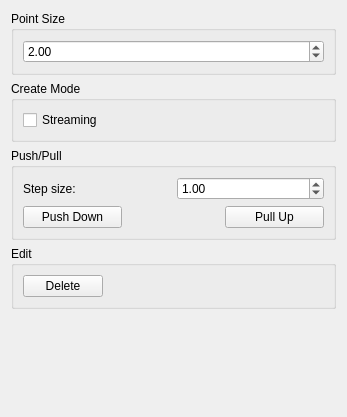
<?xml version="1.0" encoding="UTF-8"?>
<ui version="4.0">
 <class>PropertiesWidget</class>
 <widget class="QWidget" name="PropertiesWidget">
  <property name="geometry">
   <rect>
    <x>0</x>
    <y>0</y>
    <width>347</width>
    <height>417</height>
   </rect>
  </property>
  <property name="windowTitle">
   <string>Form</string>
  </property>
  <layout class="QVBoxLayout" name="verticalLayout">
   <item>
    <widget class="QGroupBox" name="groupBox">
     <property name="title">
      <string>Point Size</string>
     </property>
     <layout class="QVBoxLayout" name="verticalLayout_2">
      <item>
       <widget class="QDoubleSpinBox" name="_doubleSpinBoxPointSize">
        <property name="sizePolicy">
         <sizepolicy hsizetype="Minimum" vsizetype="Fixed">
          <horstretch>0</horstretch>
          <verstretch>0</verstretch>
         </sizepolicy>
        </property>
        <property name="minimum">
         <double>0.010000000000000</double>
        </property>
        <property name="maximum">
         <double>999999.989999999990687</double>
        </property>
        <property name="value">
         <double>2.000000000000000</double>
        </property>
       </widget>
      </item>
     </layout>
    </widget>
   </item>
   <item>
    <widget class="QGroupBox" name="groupBox_8">
     <property name="title">
      <string>Create Mode</string>
     </property>
     <layout class="QVBoxLayout" name="verticalLayout_11">
      <item>
       <widget class="QCheckBox" name="_checkBoxStreamingCreate">
        <property name="toolTip">
         <string>Add nodes in streaming mode </string>
        </property>
        <property name="text">
         <string>Streaming</string>
        </property>
       </widget>
      </item>
     </layout>
    </widget>
   </item>
   <item>
    <widget class="QGroupBox" name="groupBox_10">
     <property name="title">
      <string>Push/Pull</string>
     </property>
     <layout class="QVBoxLayout" name="verticalLayout_7">
      <item>
       <layout class="QHBoxLayout" name="horizontalLayout_2">
        <item>
         <widget class="QLabel" name="label_10">
          <property name="text">
           <string>Step size:</string>
          </property>
         </widget>
        </item>
        <item>
         <widget class="QDoubleSpinBox" name="_doubleSpinBoxStepSize">
          <property name="toolTip">
           <string>Set the depth for pushing/pulling segmentation points down/up a layer</string>
          </property>
          <property name="value">
           <double>1.000000000000000</double>
          </property>
         </widget>
        </item>
       </layout>
      </item>
      <item>
       <layout class="QHBoxLayout" name="horizontalLayout_6">
        <item>
         <widget class="QPushButton" name="_pushButtonPushDown">
          <property name="minimumSize">
           <size>
            <width>99</width>
            <height>0</height>
           </size>
          </property>
          <property name="text">
           <string>Push Down</string>
          </property>
         </widget>
        </item>
        <item>
         <spacer name="horizontalSpacer_5">
          <property name="orientation">
           <enum>Qt::Horizontal</enum>
          </property>
          <property name="sizeHint" stdset="0">
           <size>
            <width>40</width>
            <height>20</height>
           </size>
          </property>
         </spacer>
        </item>
        <item>
         <widget class="QPushButton" name="_pushButtonPullUp">
          <property name="minimumSize">
           <size>
            <width>99</width>
            <height>0</height>
           </size>
          </property>
          <property name="text">
           <string>Pull Up</string>
          </property>
         </widget>
        </item>
       </layout>
      </item>
     </layout>
    </widget>
   </item>
   <item>
    <widget class="QGroupBox" name="groupBox_11">
     <property name="title">
      <string>Edit</string>
     </property>
     <layout class="QVBoxLayout" name="verticalLayout_14">
      <item>
       <layout class="QHBoxLayout" name="horizontalLayout_5">
        <item>
         <widget class="QPushButton" name="_pushButtonDelete">
          <property name="toolTip">
           <string>Remove selected segmentation points</string>
          </property>
          <property name="text">
           <string>Delete</string>
          </property>
         </widget>
        </item>
        <item>
         <spacer name="horizontalSpacer_4">
          <property name="orientation">
           <enum>Qt::Horizontal</enum>
          </property>
          <property name="sizeHint" stdset="0">
           <size>
            <width>40</width>
            <height>20</height>
           </size>
          </property>
         </spacer>
        </item>
       </layout>
      </item>
     </layout>
    </widget>
   </item>
   <item>
    <spacer name="verticalSpacer">
     <property name="orientation">
      <enum>Qt::Vertical</enum>
     </property>
     <property name="sizeHint" stdset="0">
      <size>
       <width>20</width>
       <height>40</height>
      </size>
     </property>
    </spacer>
   </item>
  </layout>
 </widget>
 <resources>
  <include location="images.qrc"/>
 </resources>
 <connections/>
</ui>
